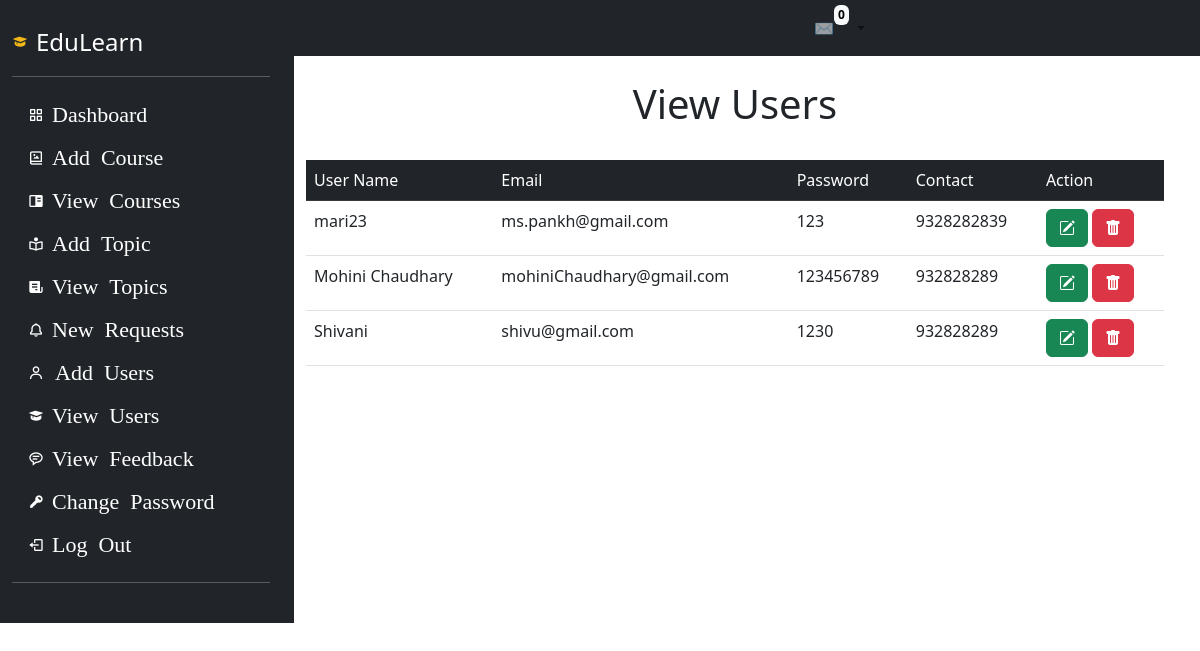
/Admin/viewUsers.php, run on the app's committed database.
### tables this page shows
CREATE TABLE `tblregister` (
  `user_id` int(11) NOT NULL,
  `user_name` text NOT NULL,
  `email_id` text NOT NULL,
  `password` text NOT NULL,
  `contact_no` varchar(10) NOT NULL,
  `first_name` text NOT NULL,
  `last_name` text NOT NULL,
  `date_of_birth` date NOT NULL,
  `gender` varchar(10) NOT NULL,
  `registration_date` datetime NOT NULL DEFAULT current_timestamp(),
  `security_question` text NOT NULL,
  `security_answer` text NOT NULL,
  `status` varchar(3) NOT NULL DEFAULT '0'
);

### Admin/viewUsers.php (the view, shortened to what this page needs)
<?php ob_start();
include_once "connection.php";
?>
<!DOCTYPE html>
<html lang="en">
<head>
    <link rel="stylesheet" href="https://cdn.jsdelivr.net/npm/bootstrap-icons@1.9.1/font/bootstrap-icons.css">
    <link rel="stylesheet" href="../CSS/style.css">
    <link href="https://cdn.jsdelivr.net/npm/bootstrap@5.2.0/dist/css/bootstrap.min.css" rel="stylesheet">
</head>
<body>
    <div class="row">
        <div class="col-sm-3 px-0">
            <?php include_once "nav.php"; ?>
        </div>
        <?php
        $str = "select * from tblregister where status=1";
        $rs = mysqli_query($Cnn, $str);
        ?>
        <div class="col-sm-9 px-0">
            <?php include_once "_nav.php"; ?>
            <div class="container-fluid pe-5">
                <h1 class="text-center p-4">View Users</h1>
                <table class="table table-hover table-responsive ">
                    <thead class="table-dark">
                        <tr>
                            <td scope="col">User Name</td>
                            <td scope="col">Email</td>
                            <td scope="col">Password</td>
                            <td scope="col">Contact</td>
                            <td scope="col">Action</td>
                        </tr>
                    </thead>
                    <tbody>
                        <?php
                        while ($rec = mysqli_fetch_array($rs)) {
                        ?>
                            <tr>
                                <td><?php echo $rec["user_name"]; ?></td>
                                <td><?php echo $rec["email_id"]; ?></td>
                                <td><?php echo $rec["password"]; ?></td>
                                <td><?php echo $rec["contact_no"]; ?></td>
                                <td>
                                    <a href="?UserID=<?php echo $rec["user_id"]; ?>" class="btn btn-success mr-3" name="view" value="view">
                                        <i class="bi bi-pencil-square"></i>
                                    </a>
                                    <a href="?DelID=<?php echo $rec["user_id"]; ?>" class="btn btn-danger mr-3" name="delete" value="delete">
                                        <i class="bi bi-trash-fill"></i>
                                    </a>
                                </td>
                            </tr>
                        <?php
                        }
                        ?>
                    </tbody>
                </table>
            </div>
        </div>
</body>
</html>

### Admin/nav.php (shortened to what this page needs)
<link href='https://unpkg.com/boxicons@2.1.2/css/boxicons.min.css' rel='stylesheet'>
<link rel="stylesheet" href="https://cdn.jsdelivr.net/npm/bootstrap-icons@1.9.1/font/bootstrap-icons.css">
<link rel="stylesheet" href="../CSS/style.css">
<div class="d-flex flex-sm-column flex-shrink-0 p-4 text-bg-dark">
  <a href="dashboard.php" class="d-flex align-items-center mb-3 mb-md-0 me-md-auto text-white text-decoration-none">
    <i class='bx bxs-graduation me-2' style='color:#f5b819'></i>
    <span class="fs-4">EduLearn</span>
  </a>
  <hr>
  <ul class="nav nav-pills flex-column mb-auto">
    <li class="nav-item">
      <a href="dashboard.php" class="nav-link text-white ">
        <i class='bx bx-grid-alt'> <span style="font-size: 22px;">Dashboard</span></i>
      </a>
    </li>
    <li class="nav-item">
      <a href="addCourses.php" class="nav-link text-white">
        <i class='bx bx-photo-album'> <span style="font-size: 22px;">Add Course</span></i>
      </a>
    </li>
    <li class="nav-item">
      <a href="viewCourses.php" class="nav-link text-white">
        <i class='bx bxs-book-content'> <span style="font-size: 22px;"> View Courses</span></i>
      </a>
    </li>
    <li class="nav-item">
      <a href="addTopics.php" class="nav-link text-white">
        <i class='bx bx-book-reader'> <span style="font-size: 22px;">Add Topic</span></i>
      </a>
    </li>
    <li class="nav-item">
      <a href="viewTopics.php" class="nav-link text-white">
        <i class='bx bxs-receipt'> <span style="font-size: 22px;">View Topics</span></i>
      </a>
    </li>
    <li class="nav-item">
      <a href="newRequests.php" class="nav-link text-white">
        <i class='bx bx-bell'> <span style="font-size: 22px;">New Requests</span></i>
      </a>
    </li>
    <li class="nav-item">
      <a href="addUsers.php" class="nav-link text-white">
        <i class='bx bx-user'><span style="font-size: 22px;"> Add Users</span></i>
      </a>
    </li>
    <li class="nav-item">
      <a href="viewUsers.php" class="nav-link text-white">
        <i class='bx bxs-graduation'> <span style="font-size: 22px;">View Users</span></i>
      </a>
    </li>
    <li class="nav-item">
      <a href="viewFeedback.php" class="nav-link text-white">
        <i class='bx bx-message-rounded-detail'> <span style="font-size: 22px;">View Feedback</span></i>
      </a>
    </li>
    <li class="nav-item">
      <a href="changePassword.php" class="nav-link text-white">
        <i class='bx bxs-key'> <span style="font-size: 22px;">Change Password</span></i>
      </a>
    </li>
    <li class="nav-item">
      <a href="logOut.php" class="nav-link text-white">
        <i class='bx bx-log-out'> <span style="font-size: 22px;"> Log Out</span></i>
      </a>
    </li>
  </ul>
  <hr>
</div>

### Admin/_nav.php (shortened to what this page needs)
<link href="https://cdn.jsdelivr.net/npm/bootstrap@5.2.0/dist/css/bootstrap.min.css" rel="stylesheet">
<link rel="stylesheet" href="../CSS/style.css">
<?php include_once "connection.php" ?>
<?php
$query = "SELECT * FROM tblregister WHERE status=0";
$res = mysqli_query($Cnn, $query);
?>
<nav class="navbar navbar-expand-lg bg-dark text-light">
    <div class="container">
        <div class="collapse navbar-collapse" id="navbarSupportedContent">
            <ul class="navbar-nav mb-2 mb-lg-0 " id="btn-notif" style="position: relative;margin-left: 500px;">
                <li class="nav-item dropdown">
                    <a class="nav-link dropdown-toggle" href="#" role="button" data-bs-toggle="dropdown" aria-expanded="false">
                        &#9993;<span class="badge text-bg-light" id="cntNotif"><?php echo mysqli_num_rows($res); ?></span>
                    </a>
                </li>
            </ul>
        </div>
    </div>
</nav>

### CSS/style.css (style rules this page uses)
div { margin: 0; padding: 0; box-sizing: border-box; }
#cntNotif { bottom: 15px; position: relative; padding: 4px; }

### data on the page
tblregister: user_name "mari23", email "ms.pankh@gmail.com", password "123", contact_no "9328282839"
tblregister: user_name "Mohini Chaudhary", email "mohiniChaudhary@gmail.com", password "123456789", contact_no "932828289"
tblregister: user_name "Shivani", email "shivu@gmail.com", password "1230", contact_no "932828289"

### other printed values
mysqli_num_rows($res) "0"
